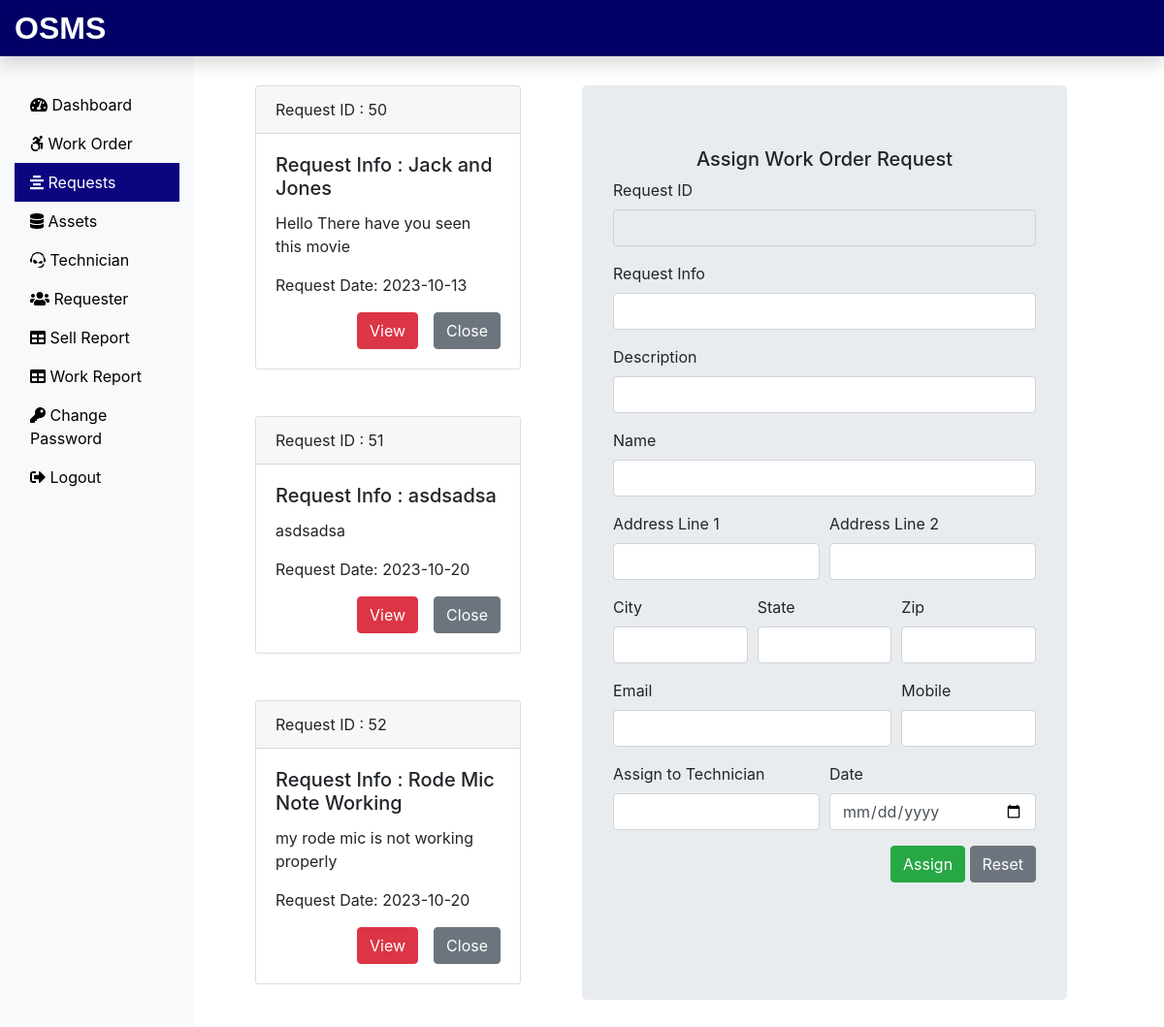
/Admin/request.php (signed in), run on the app's committed database.
### tables this page shows
CREATE TABLE `submitrequest_tb` (
  `request_id` int(11) NOT NULL,
  `request_info` text NOT NULL,
  `request_desc` text NOT NULL,
  `requester_name` varchar(60) NOT NULL,
  `requester_add1` text NOT NULL,
  `requester_add2` text NOT NULL,
  `requester_city` varchar(60) NOT NULL,
  `requester_state` varchar(60) NOT NULL,
  `requester_zip` int(11) NOT NULL,
  `requester_email` varchar(60) NOT NULL,
  `requester_mobile` bigint(11) NOT NULL,
  `request_date` date NOT NULL
);

### Admin/request.php (the view, shortened to what this page needs)
<?php
include('includes/header.php');
include('../dbConnection.php');
?>
<div class="col-sm-4 mb-5">
  <?php
 $sql = "SELECT request_id, request_info, request_desc, request_date FROM submitrequest_tb";
 $result = $conn->query($sql);
 if($result->num_rows > 0){
  while($row = $result->fetch_assoc()){
   echo '<div class="card mt-5 mx-5">';
   echo '<div class="card-header">';
   echo 'Request ID : '. $row['request_id'];
   echo '</div>';
   echo '<div class="card-body">';
   echo '<h5 class="card-title">Request Info : ' . $row['request_info'] . '</h5>';
   echo '<p class="card-text">' . $row['request_desc'] . '</p>';
   echo '<p class="card-text">Request Date: ' . $row['request_date'] . '</p>';
   echo '<div class="float-right">';
   echo '<form action="" method="POST"> <input type="hidden" name="id" value='. $row["request_id"] .'><input type="submit" class="btn btn-danger mr-3" name="view" value="View"><input type="submit" class="btn btn-secondary" name="close" value="Close"></form>';
   echo '</div>' ;
   echo '</div>' ;
   echo'</div>';
  }
 }
 ?>
</div>
<?php
  include('assignworkform.php');
  include('includes/footer.php');
?>

### data on the page
submitrequest_tb: request_id "50", request_info "Jack and Jones", request_desc "Hello There have you seen this movie", request_date "2023-10-13"
submitrequest_tb: request_id "51", request_info "asdsadsa", request_desc "asdsadsa", request_date "2023-10-20"
submitrequest_tb: request_id "52", request_info "Rode Mic Note Working", request_desc "my rode mic is not working properly", request_date "2023-10-20"
